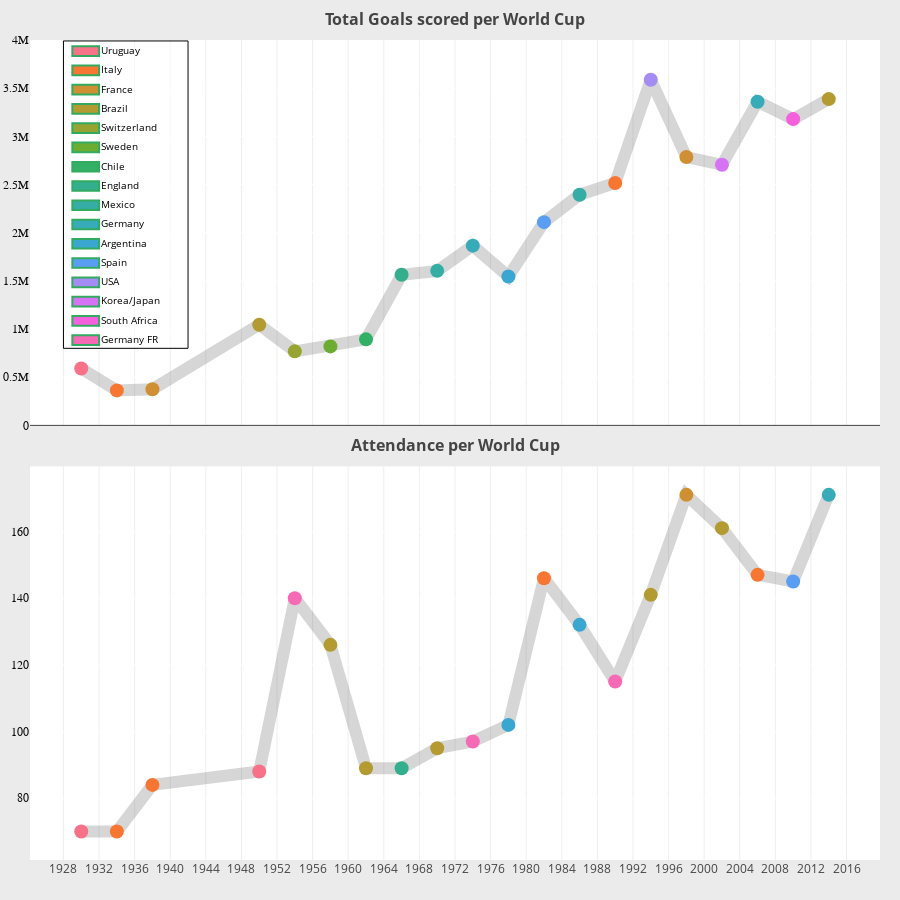

The notebook cell this image was saved under:
### Code cell
ano_list = []
for i in range(len(countries)):
    ano =  dict(
            x=1932,
            y= 3990000 -200000 *i,
            xref='x',
            yref='y',
            text=countries[i],
     font = dict(
          color = "black",
          size = 10
        ),
        xanchor='left',
        yanchor='top',
        showarrow=False,)
    ano_list.append(ano)
    
    
   
shapes = [# Rectangle reference to the axes
        {
            'type': 'rect',
            'xref': 'x',
            'yref': 'y',
            'x0': 1928,
            'y0': 3990000,
            'x1': 1942,
            'y1': 800000,
            
            'line': {
                'color': 'rgb(0, 0, 0)',
                'width': 1,
            },
            'fillcolor': 'rgba(255, 255, 255,0.5)',
        }]

for i in range(len(countries)):
    ts =    {
            'type': 'rect',
            'xref': 'x',
            'yref': 'y',
            'fillcolor': cmp[countries[i]],
            'x0': 1929,
            'y0': 3935000 -200000 *i,
            'x1': 1932,
            'y1': 3835000 - 200000 * i,
            'line': {
                'color': 'rgba(50, 171, 96, 1)',
            }}
    shapes.append(ts)


trace1 = go.Scatter(
    x = df['Year'],
    y = df['Attendance'],
    text=df['Country'],
    mode = 'lines+markers',
    marker=dict(size=14,color=df['host_color']),
    line = dict(width = 12,color='rgba(50,50,50,0.2)'),
    xaxis='x',
    name='test',
    yaxis='y'
    )

trace2 = go.Scatter(
    x = df['Year'],
    y = df['GoalsScored'],
    text=df['Winner'],
    mode = 'lines+markers',
    marker=dict(size=14,color=df['winner_color']),
    line = dict(width = 12,color='rgba(50,50,50,0.2)'),
    yaxis='y2',
    xaxis='x'
    )

lay = go.Layout(
    yaxis=dict(
        tickfont=dict(
            family='Arial',
            size=12,
            color='rgb(12,12,12)'),
            dtick=500000,
            gridcolor='rgb(255,255,255)',
            domain=[0.53,1],
            range=[0,4000000]),
    yaxis2=dict(
        tickfont=dict(
            family='Arial',
            size=12,
            color='rgb(12,12,12)'),
            gridcolor='rgb(255,255,255)',
            domain=[0.0,0.48]
    ),
    
    height=900, 
    width=900,
    showlegend=False,
    xaxis=dict(
        dtick=4,
        anchor='y2'),
     paper_bgcolor='rgb(235,235,235)',
    shapes = shapes,
    margin = go.Margin(t=40,r=20,l=30,b=40)
)

    



titles = ['<B>Attendance per World Cup</B>','<B>Total Goals scored per World Cup</B>']

fig = tools.make_subplots(rows=2, cols=1,shared_xaxes=True,horizontal_spacing=0.2,subplot_titles = titles,shared_yaxes=False)

fig.append_trace(trace1,1, 1)
fig.append_trace(trace2, 2, 1)

#Title positions - 
fig['layout']['annotations'][1]['y'] = 1.01
fig['layout']['annotations'][0]['y'] = 0.49

fig['layout']['annotations'].extend(ano_list)
fig['layout'].update(lay)
py.iplot(fig)

### Figure 1 — Plotly figure (JSON) as saved in the notebook; plotly's stock layout.template omitted (floating-point values rounded to 4 significant figures)
{"data": [{"line": {"color": "rgba(50,50,50,0.2)", "width": 12}, "marker": {"color": ["rgb(0.96779755929199129, 0.44127456009157356, 0.53581031550587011)", "rgb(0.9688417625390765, 0.46710871459052145, 0.1965441952393453)", "rgb(0.8087954113106306, 0.56347000500566935, 0.19502642696727285)", "rgb(0.70086333912909171, 0.60803659800755039, 0.19419512204856468)", "rgb(0.59208915296397013, 0.64184670163782442, 0.19350691349910429)", "rgb(0.42258837810145911, 0.67794350493184496, 0.19271544738133076)", "rgb(0.19783576093349015, 0.69555169660630367, 0.39953010374444992)", "rgb(0.20518528131112984, 0.68514977385306008, 0.55625277635579118)", "rgb(0.21044753832183283, 0.67731050804567483, 0.64339411684686809)", "rgb(0.21576108198845112, 0.66904468724155652, 0.72011929920554307)", "rgb(0.22335772267769388, 0.6565792317435265, 0.81713555032656326)", "rgb(0.35313807153094168, 0.62014082208294807, 0.95861952356347879)", "rgb(0.21044753832183283, 0.67731050804567483, 0.64339411684686809)", "rgb(0.9688417625390765, 0.46710871459052145, 0.1965441952393453)", "rgb(0.64230443492197387, 0.54976800512564672, 0.9582651433656727)", "rgb(0.8087954113106306, 0.56347000500566935, 0.19502642696727285)", "rgb(0.83970109472639054, 0.4529020995703274, 0.95786380636530077)", "rgb(0.21576108198845112, 0.66904468724155652, 0.72011929920554307)", "rgb(0.96038885399407026, 0.38143178787721171, 0.86831176508354913)", "rgb(0.70086333912909171, 0.60803659800755039, 0.19419512204856468)"], "size": 14}, "mode": "lines+markers", "name": "test", "text": ["Uruguay", "Italy", "France", "Brazil", "Switzerland", "Sweden", "Chile", "England", "Mexico", "Germany", "Argentina", "Spain", "Mexico", "Italy", "USA", "France", "Korea/Japan", "Germany", "South Africa", "Brazil"], "type": "scatter", "x": [1930, 1934, 1938, 1950, 1954, 1958, 1962, 1966, 1970, 1974, 1978, 1982, 1986, 1990, 1994, 1998, 2002, 2006, 2010, 2014], "xaxis": "x1", "y": [590549, 363000, 375700, 1045246, 768607, 819810, 893172, 1563135, 1603975, 1865753, 1545791, 2109723, 2394031, 2516215, 3587538, 2785100, 2705197, 3359439, 3178856, 3386810], "yaxis": "y1"}, {"line": {"color": "rgba(50,50,50,0.2)", "width": 12}, "marker": {"color": ["rgb(0.96779755929199129, 0.44127456009157356, 0.53581031550587011)", "rgb(0.9688417625390765, 0.46710871459052145, 0.1965441952393453)", "rgb(0.9688417625390765, 0.46710871459052145, 0.1965441952393453)", "rgb(0.96779755929199129, 0.44127456009157356, 0.53581031550587011)", "rgb(0.9645179518697552, 0.41602112206844516, 0.70882087261006699)", "rgb(0.70086333912909171, 0.60803659800755039, 0.19419512204856468)", "rgb(0.70086333912909171, 0.60803659800755039, 0.19419512204856468)", "rgb(0.20518528131112984, 0.68514977385306008, 0.55625277635579118)", "rgb(0.70086333912909171, 0.60803659800755039, 0.19419512204856468)", "rgb(0.9645179518697552, 0.41602112206844516, 0.70882087261006699)", "rgb(0.22335772267769388, 0.6565792317435265, 0.81713555032656326)", "rgb(0.9688417625390765, 0.46710871459052145, 0.1965441952393453)", "rgb(0.22335772267769388, 0.6565792317435265, 0.81713555032656326)", "rgb(0.9645179518697552, 0.41602112206844516, 0.70882087261006699)", "rgb(0.70086333912909171, 0.60803659800755039, 0.19419512204856468)", "rgb(0.8087954113106306, 0.56347000500566935, 0.19502642696727285)", "rgb(0.70086333912909171, 0.60803659800755039, 0.19419512204856468)", "rgb(0.9688417625390765, 0.46710871459052145, 0.1965441952393453)", "rgb(0.35313807153094168, 0.62014082208294807, 0.95861952356347879)", "rgb(0.21576108198845112, 0.66904468724155652, 0.72011929920554307)"], "size": 14}, "mode": "lines+markers", "text": ["Uruguay", "Italy", "Italy", "Uruguay", "Germany FR", "Brazil", "Brazil", "England", "Brazil", "Germany FR", "Argentina", "Italy", "Argentina", "Germany FR", "Brazil", "France", "Brazil", "Italy", "Spain", "Germany"], "type": "scatter", "x": [1930, 1934, 1938, 1950, 1954, 1958, 1962, 1966, 1970, 1974, 1978, 1982, 1986, 1990, 1994, 1998, 2002, 2006, 2010, 2014], "xaxis": "x1", "y": [70, 70, 84, 88, 140, 126, 89, 89, 95, 97, 102, 146, 132, 115, 141, 171, 161, 147, 145, 171], "yaxis": "y2"}], "layout": {"annotations": [{"font": {"size": 16}, "showarrow": false, "text": "<B>Attendance per World Cup</B>", "x": 0.5, "xanchor": "center", "xref": "paper", "y": 0.49, "yanchor": "bottom", "yref": "paper"}, {"font": {"size": 16}, "showarrow": false, "text": "<B>Total Goals scored per World Cup</B>", "x": 0.5, "xanchor": "center", "xref": "paper", "y": 1.01, "yanchor": "bottom", "yref": "paper"}, {"font": {"color": "black", "size": 10}, "showarrow": false, "text": "Uruguay", "x": 1932, "xanchor": "left", "xref": "x", "y": 3990000, "yanchor": "top", "yref": "y"}, {"font": {"color": "black", "size": 10}, "showarrow": false, "text": "Italy", "x": 1932, "xanchor": "left", "xref": "x", "y": 3790000, "yanchor": "top", "yref": "y"}, {"font": {"color": "black", "size": 10}, "showarrow": false, "text": "France", "x": 1932, "xanchor": "left", "xref": "x", "y": 3590000, "yanchor": "top", "yref": "y"}, {"font": {"color": "black", "size": 10}, "showarrow": false, "text": "Brazil", "x": 1932, "xanchor": "left", "xref": "x", "y": 3390000, "yanchor": "top", "yref": "y"}, {"font": {"color": "black", "size": 10}, "showarrow": false, "text": "Switzerland", "x": 1932, "xanchor": "left", "xref": "x", "y": 3190000, "yanchor": "top", "yref": "y"}, {"font": {"color": "black", "size": 10}, "showarrow": false, "text": "Sweden", "x": 1932, "xanchor": "left", "xref": "x", "y": 2990000, "yanchor": "top", "yref": "y"}, {"font": {"color": "black", "size": 10}, "showarrow": false, "text": "Chile", "x": 1932, "xanchor": "left", "xref": "x", "y": 2790000, "yanchor": "top", "yref": "y"}, {"font": {"color": "black", "size": 10}, "showarrow": false, "text": "England", "x": 1932, "xanchor": "left", "xref": "x", "y": 2590000, "yanchor": "top", "yref": "y"}, {"font": {"color": "black", "size": 10}, "showarrow": false, "text": "Mexico", "x": 1932, "xanchor": "left", "xref": "x", "y": 2390000, "yanchor": "top", "yref": "y"}, {"font": {"color": "black", "size": 10}, "showarrow": false, "text": "Germany", "x": 1932, "xanchor": "left", "xref": "x", "y": 2190000, "yanchor": "top", "yref": "y"}, {"font": {"color": "black", "size": 10}, "showarrow": false, "text": "Argentina", "x": 1932, "xanchor": "left", "xref": "x", "y": 1990000, "yanchor": "top", "yref": "y"}, {"font": {"color": "black", "size": 10}, "showarrow": false, "text": "Spain", "x": 1932, "xanchor": "left", "xref": "x", "y": 1790000, "yanchor": "top", "yref": "y"}, {"font": {"color": "black", "size": 10}, "showarrow": false, "text": "USA", "x": 1932, "xanchor": "left", "xref": "x", "y": 1590000, "yanchor": "top", "yref": "y"}, {"font": {"color": "black", "size": 10}, "showarrow": false, "text": "Korea/Japan", "x": 1932, "xanchor": "left", "xref": "x", "y": 1390000, "yanchor": "top", "yref": "y"}, {"font": {"color": "black", "size": 10}, "showarrow": false, "text": "South Africa", "x": 1932, "xanchor": "left", "xref": "x", "y": 1190000, "yanchor": "top", "yref": "y"}, {"font": {"color": "black", "size": 10}, "showarrow": false, "text": "Germany FR", "x": 1932, "xanchor": "left", "xref": "x", "y": 990000, "yanchor": "top", "yref": "y"}], "height": 900, "margin": {"b": 40, "l": 30, "r": 20, "t": 40}, "paper_bgcolor": "rgb(235,235,235)", "shapes": [{"fillcolor": "rgba(255, 255, 255,0.5)", "line": {"color": "rgb(0, 0, 0)", "width": 1}, "type": "rect", "x0": 1928, "x1": 1942, "xref": "x", "y0": 3990000, "y1": 800000, "yref": "y"}, {"fillcolor": "rgb(0.96779755929199129, 0.44127456009157356, 0.53581031550587011)", "line": {"color": "rgba(50, 171, 96, 1)"}, "type": "rect", "x0": 1929, "x1": 1932, "xref": "x", "y0": 3935000, "y1": 3835000, "yref": "y"}, {"fillcolor": "rgb(0.9688417625390765, 0.46710871459052145, 0.1965441952393453)", "line": {"color": "rgba(50, 171, 96, 1)"}, "type": "rect", "x0": 1929, "x1": 1932, "xref": "x", "y0": 3735000, "y1": 3635000, "yref": "y"}, {"fillcolor": "rgb(0.8087954113106306, 0.56347000500566935, 0.19502642696727285)", "line": {"color": "rgba(50, 171, 96, 1)"}, "type": "rect", "x0": 1929, "x1": 1932, "xref": "x", "y0": 3535000, "y1": 3435000, "yref": "y"}, {"fillcolor": "rgb(0.70086333912909171, 0.60803659800755039, 0.19419512204856468)", "line": {"color": "rgba(50, 171, 96, 1)"}, "type": "rect", "x0": 1929, "x1": 1932, "xref": "x", "y0": 3335000, "y1": 3235000, "yref": "y"}, {"fillcolor": "rgb(0.59208915296397013, 0.64184670163782442, 0.19350691349910429)", "line": {"color": "rgba(50, 171, 96, 1)"}, "type": "rect", "x0": 1929, "x1": 1932, "xref": "x", "y0": 3135000, "y1": 3035000, "yref": "y"}, {"fillcolor": "rgb(0.42258837810145911, 0.67794350493184496, 0.19271544738133076)", "line": {"color": "rgba(50, 171, 96, 1)"}, "type": "rect", "x0": 1929, "x1": 1932, "xref": "x", "y0": 2935000, "y1": 2835000, "yref": "y"}, {"fillcolor": "rgb(0.19783576093349015, 0.69555169660630367, 0.39953010374444992)", "line": {"color": "rgba(50, 171, 96, 1)"}, "type": "rect", "x0": 1929, "x1": 1932, "xref": "x", "y0": 2735000, "y1": 2635000, "yref": "y"}, {"fillcolor": "rgb(0.20518528131112984, 0.68514977385306008, 0.55625277635579118)", "line": {"color": "rgba(50, 171, 96, 1)"}, "type": "rect", "x0": 1929, "x1": 1932, "xref": "x", "y0": 2535000, "y1": 2435000, "yref": "y"}, {"fillcolor": "rgb(0.21044753832183283, 0.67731050804567483, 0.64339411684686809)", "line": {"color": "rgba(50, 171, 96, 1)"}, "type": "rect", "x0": 1929, "x1": 1932, "xref": "x", "y0": 2335000, "y1": 2235000, "yref": "y"}, {"fillcolor": "rgb(0.21576108198845112, 0.66904468724155652, 0.72011929920554307)", "line": {"color": "rgba(50, 171, 96, 1)"}, "type": "rect", "x0": 1929, "x1": 1932, "xref": "x", "y0": 2135000, "y1": 2035000, "yref": "y"}, {"fillcolor": "rgb(0.22335772267769388, 0.6565792317435265, 0.81713555032656326)", "line": {"color": "rgba(50, 171, 96, 1)"}, "type": "rect", "x0": 1929, "x1": 1932, "xref": "x", "y0": 1935000, "y1": 1835000, "yref": "y"}, {"fillcolor": "rgb(0.35313807153094168, 0.62014082208294807, 0.95861952356347879)", "line": {"color": "rgba(50, 171, 96, 1)"}, "type": "rect", "x0": 1929, "x1": 1932, "xref": "x", "y0": 1735000, "y1": 1635000, "yref": "y"}, {"fillcolor": "rgb(0.64230443492197387, 0.54976800512564672, 0.9582651433656727)", "line": {"color": "rgba(50, 171, 96, 1)"}, "type": "rect", "x0": 1929, "x1": 1932, "xref": "x", "y0": 1535000, "y1": 1435000, "yref": "y"}, {"fillcolor": "rgb(0.83970109472639054, 0.4529020995703274, 0.95786380636530077)", "line": {"color": "rgba(50, 171, 96, 1)"}, "type": "rect", "x0": 1929, "x1": 1932, "xref": "x", "y0": 1335000, "y1": 1235000, "yref": "y"}, {"fillcolor": "rgb(0.96038885399407026, 0.38143178787721171, 0.86831176508354913)", "line": {"color": "rgba(50, 171, 96, 1)"}, "type": "rect", "x0": 1929, "x1": 1932, "xref": "x", "y0": 1135000, "y1": 1035000, "yref": "y"}, {"fillcolor": "rgb(0.9645179518697552, 0.41602112206844516, 0.70882087261006699)", "line": {"color": "rgba(50, 171, 96, 1)"}, "type": "rect", "x0": 1929, "x1": 1932, "xref": "x", "y0": 935000, "y1": 835000, "yref": "y"}], "showlegend": false, "width": 900, "xaxis": {"anchor": "y2", "dtick": 4}, "xaxis1": {"anchor": "y2", "domain": [0, 1]}, "yaxis": {"domain": [0.53, 1], "dtick": 500000, "gridcolor": "rgb(255,255,255)", "range": [0, 4000000], "tickfont": {"color": "rgb(12,12,12)", "family": "Arial", "size": 12}}, "yaxis1": {"anchor": "free", "domain": [0.625, 1], "position": 0}, "yaxis2": {"anchor": "x1", "domain": [0, 0.48], "gridcolor": "rgb(255,255,255)", "tickfont": {"color": "rgb(12,12,12)", "family": "Arial", "size": 12}}}}
